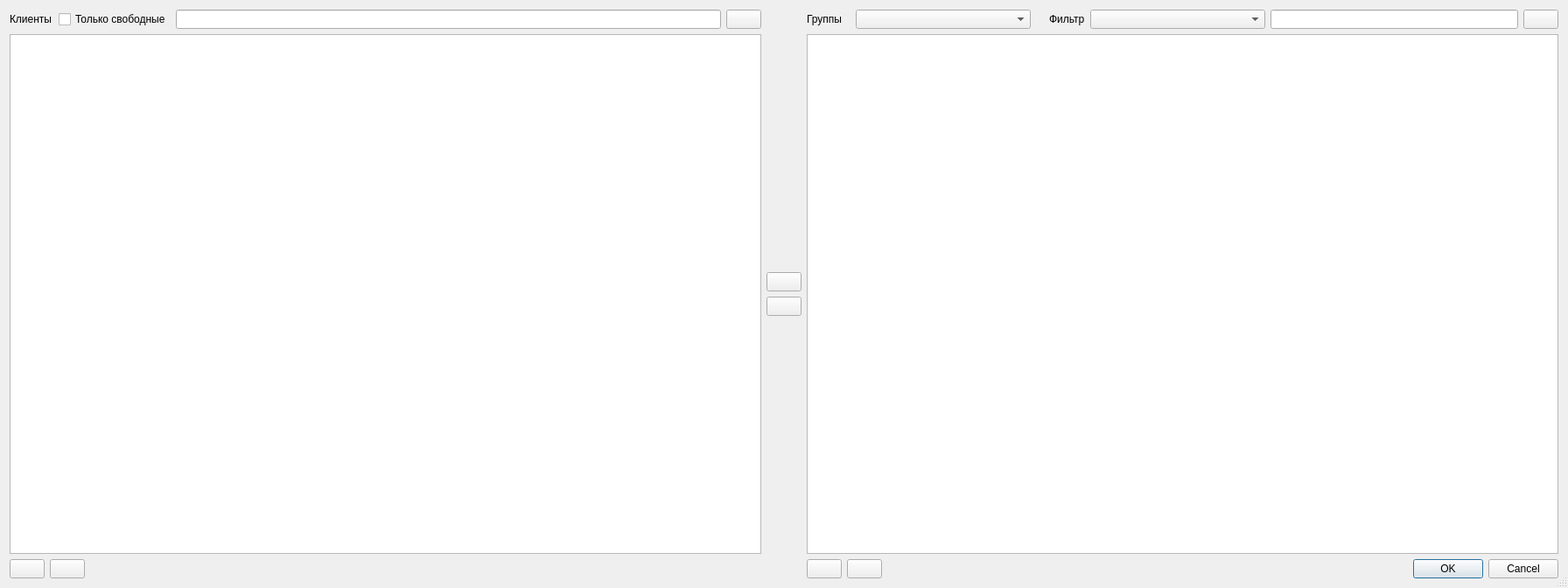
<?xml version="1.0" encoding="UTF-8"?>
<ui version="4.0">
 <class>GroupManagementWindow</class>
 <widget class="QDialog" name="GroupManagementWindow">
  <property name="geometry">
   <rect>
    <x>0</x>
    <y>0</y>
    <width>1792</width>
    <height>672</height>
   </rect>
  </property>
  <property name="minimumSize">
   <size>
    <width>0</width>
    <height>400</height>
   </size>
  </property>
  <property name="windowTitle">
   <string>IESAA | Управление группами</string>
  </property>
  <property name="sizeGripEnabled">
   <bool>true</bool>
  </property>
  <layout class="QHBoxLayout" name="horizontalLayout_5">
   <item>
    <layout class="QVBoxLayout" name="verticalLayout_2">
     <item>
      <layout class="QHBoxLayout" name="horizontalLayout_4">
       <item>
        <widget class="QLabel" name="label">
         <property name="minimumSize">
          <size>
           <width>50</width>
           <height>0</height>
          </size>
         </property>
         <property name="text">
          <string>Клиенты</string>
         </property>
        </widget>
       </item>
       <item>
        <widget class="QCheckBox" name="checkBox">
         <property name="text">
          <string>Только свободные</string>
         </property>
        </widget>
       </item>
       <item>
        <widget class="QLineEdit" name="lineEdit">
         <property name="minimumSize">
          <size>
           <width>100</width>
           <height>0</height>
          </size>
         </property>
        </widget>
       </item>
       <item>
        <widget class="QPushButton" name="pushButton_7">
         <property name="icon">
          <iconset resource="../res/Res.qrc">
           <normaloff>:/icons/black/Magnifier</normaloff>:/icons/black/Magnifier</iconset>
         </property>
        </widget>
       </item>
      </layout>
     </item>
     <item>
      <widget class="QTableWidget" name="tableWidget"/>
     </item>
     <item>
      <layout class="QHBoxLayout" name="horizontalLayout_2">
       <item>
        <widget class="QPushButton" name="pushButton_5">
         <property name="text">
          <string/>
         </property>
         <property name="icon">
          <iconset resource="../res/Res.qrc">
           <normaloff>:/icons/black/Cross</normaloff>:/icons/black/Cross</iconset>
         </property>
        </widget>
       </item>
       <item>
        <widget class="QPushButton" name="pushButton_6">
         <property name="text">
          <string/>
         </property>
         <property name="icon">
          <iconset resource="../res/Res.qrc">
           <normaloff>:/icons/black/Plus</normaloff>:/icons/black/Plus</iconset>
         </property>
        </widget>
       </item>
       <item>
        <spacer name="horizontalSpacer">
         <property name="orientation">
          <enum>Qt::Horizontal</enum>
         </property>
         <property name="sizeHint" stdset="0">
          <size>
           <width>40</width>
           <height>20</height>
          </size>
         </property>
        </spacer>
       </item>
      </layout>
     </item>
    </layout>
   </item>
   <item>
    <layout class="QVBoxLayout" name="verticalLayout_3">
     <item>
      <spacer name="verticalSpacer">
       <property name="orientation">
        <enum>Qt::Vertical</enum>
       </property>
       <property name="sizeHint" stdset="0">
        <size>
         <width>20</width>
         <height>40</height>
        </size>
       </property>
      </spacer>
     </item>
     <item>
      <widget class="QPushButton" name="pushButton">
       <property name="sizePolicy">
        <sizepolicy hsizetype="Preferred" vsizetype="Fixed">
         <horstretch>0</horstretch>
         <verstretch>0</verstretch>
        </sizepolicy>
       </property>
       <property name="minimumSize">
        <size>
         <width>0</width>
         <height>0</height>
        </size>
       </property>
       <property name="text">
        <string/>
       </property>
       <property name="icon">
        <iconset resource="../res/Res.qrc">
         <normaloff>:/icons/black/ArrowToRight</normaloff>:/icons/black/ArrowToRight</iconset>
       </property>
      </widget>
     </item>
     <item>
      <widget class="QPushButton" name="pushButton_3">
       <property name="sizePolicy">
        <sizepolicy hsizetype="Preferred" vsizetype="Fixed">
         <horstretch>0</horstretch>
         <verstretch>0</verstretch>
        </sizepolicy>
       </property>
       <property name="minimumSize">
        <size>
         <width>0</width>
         <height>0</height>
        </size>
       </property>
       <property name="icon">
        <iconset resource="../res/Res.qrc">
         <normaloff>:/icons/black/ArrowToLeft</normaloff>:/icons/black/ArrowToLeft</iconset>
       </property>
      </widget>
     </item>
     <item>
      <spacer name="verticalSpacer_2">
       <property name="orientation">
        <enum>Qt::Vertical</enum>
       </property>
       <property name="sizeHint" stdset="0">
        <size>
         <width>20</width>
         <height>40</height>
        </size>
       </property>
      </spacer>
     </item>
    </layout>
   </item>
   <item>
    <layout class="QVBoxLayout" name="verticalLayout">
     <item>
      <layout class="QHBoxLayout" name="horizontalLayout_3">
       <item>
        <widget class="QLabel" name="label_2">
         <property name="minimumSize">
          <size>
           <width>50</width>
           <height>0</height>
          </size>
         </property>
         <property name="text">
          <string>Группы</string>
         </property>
        </widget>
       </item>
       <item>
        <widget class="QComboBox" name="comboBox">
         <property name="sizePolicy">
          <sizepolicy hsizetype="Preferred" vsizetype="Fixed">
           <horstretch>0</horstretch>
           <verstretch>0</verstretch>
          </sizepolicy>
         </property>
         <property name="minimumSize">
          <size>
           <width>200</width>
           <height>0</height>
          </size>
         </property>
        </widget>
       </item>
       <item>
        <spacer name="horizontalSpacer_3">
         <property name="orientation">
          <enum>Qt::Horizontal</enum>
         </property>
         <property name="sizeType">
          <enum>QSizePolicy::Maximum</enum>
         </property>
         <property name="sizeHint" stdset="0">
          <size>
           <width>15</width>
           <height>20</height>
          </size>
         </property>
        </spacer>
       </item>
       <item>
        <widget class="QLabel" name="label_3">
         <property name="text">
          <string>Фильтр</string>
         </property>
        </widget>
       </item>
       <item>
        <widget class="QComboBox" name="comboBox_2">
         <property name="minimumSize">
          <size>
           <width>200</width>
           <height>0</height>
          </size>
         </property>
        </widget>
       </item>
       <item>
        <widget class="QLineEdit" name="lineEdit_2">
         <property name="minimumSize">
          <size>
           <width>100</width>
           <height>0</height>
          </size>
         </property>
        </widget>
       </item>
       <item>
        <widget class="QPushButton" name="pushButton_8">
         <property name="icon">
          <iconset resource="../res/Res.qrc">
           <normaloff>:/icons/black/Magnifier</normaloff>:/icons/black/Magnifier</iconset>
         </property>
        </widget>
       </item>
      </layout>
     </item>
     <item>
      <widget class="QTableWidget" name="tableWidget_2"/>
     </item>
     <item>
      <layout class="QHBoxLayout" name="horizontalLayout">
       <item>
        <widget class="QPushButton" name="pushButton_2">
         <property name="text">
          <string/>
         </property>
         <property name="icon">
          <iconset resource="../res/Res.qrc">
           <normaloff>:/icons/black/Cross</normaloff>:/icons/black/Cross</iconset>
         </property>
        </widget>
       </item>
       <item>
        <widget class="QPushButton" name="pushButton_4">
         <property name="text">
          <string/>
         </property>
         <property name="icon">
          <iconset resource="../res/Res.qrc">
           <normaloff>:/icons/black/Plus</normaloff>:/icons/black/Plus</iconset>
         </property>
        </widget>
       </item>
       <item>
        <spacer name="horizontalSpacer_2">
         <property name="orientation">
          <enum>Qt::Horizontal</enum>
         </property>
         <property name="sizeHint" stdset="0">
          <size>
           <width>40</width>
           <height>20</height>
          </size>
         </property>
        </spacer>
       </item>
       <item>
        <widget class="QDialogButtonBox" name="buttonBox">
         <property name="orientation">
          <enum>Qt::Horizontal</enum>
         </property>
         <property name="standardButtons">
          <set>QDialogButtonBox::Cancel|QDialogButtonBox::Ok</set>
         </property>
        </widget>
       </item>
      </layout>
     </item>
    </layout>
   </item>
  </layout>
 </widget>
 <resources>
  <include location="../res/Res.qrc"/>
 </resources>
 <connections>
  <connection>
   <sender>buttonBox</sender>
   <signal>accepted()</signal>
   <receiver>GroupManagementWindow</receiver>
   <slot>accept()</slot>
   <hints>
    <hint type="sourcelabel">
     <x>248</x>
     <y>254</y>
    </hint>
    <hint type="destinationlabel">
     <x>157</x>
     <y>274</y>
    </hint>
   </hints>
  </connection>
  <connection>
   <sender>buttonBox</sender>
   <signal>rejected()</signal>
   <receiver>GroupManagementWindow</receiver>
   <slot>reject()</slot>
   <hints>
    <hint type="sourcelabel">
     <x>316</x>
     <y>260</y>
    </hint>
    <hint type="destinationlabel">
     <x>286</x>
     <y>274</y>
    </hint>
   </hints>
  </connection>
 </connections>
</ui>
